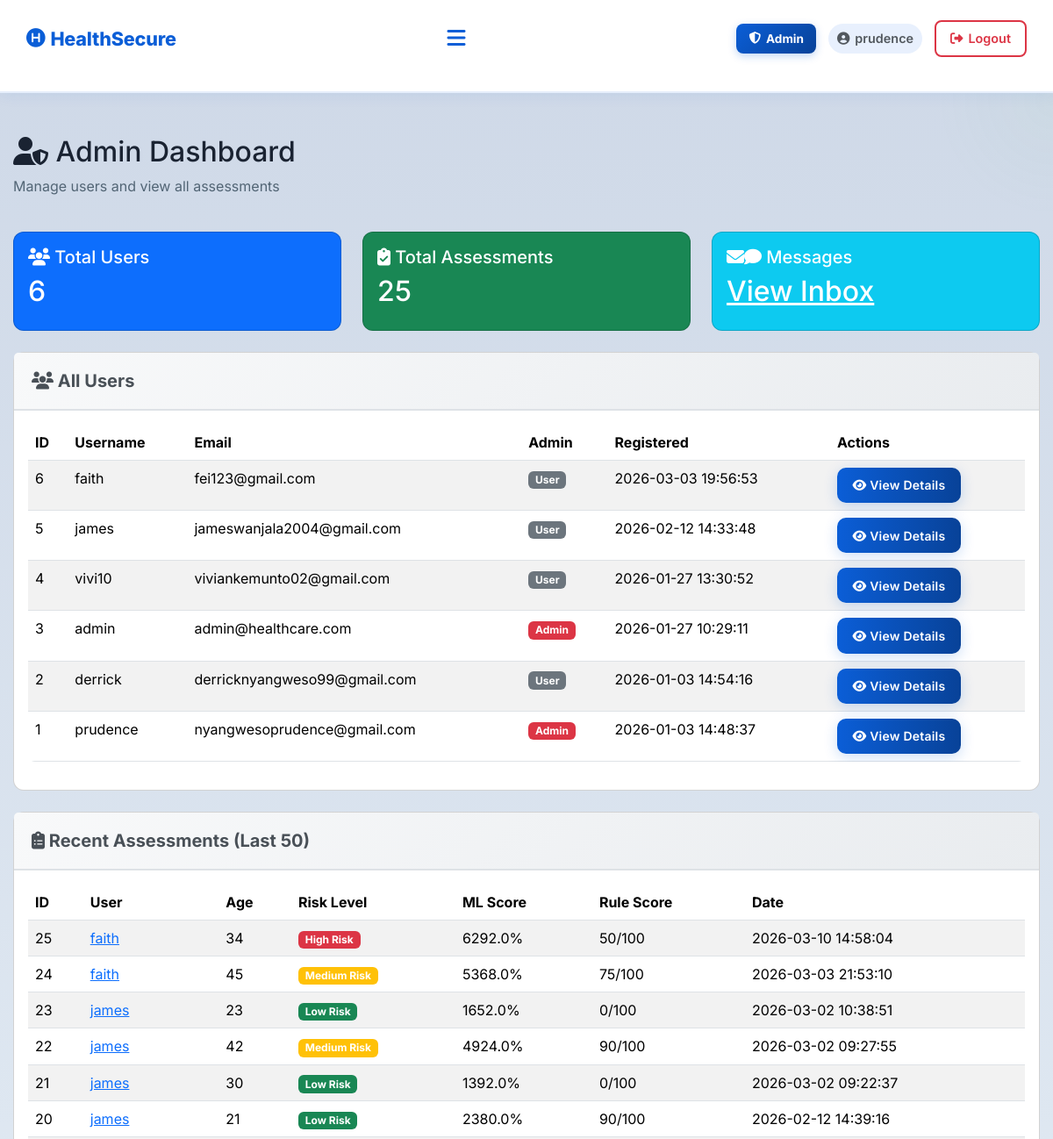
Page /admin (signed in, upper part) on the earlier database version.
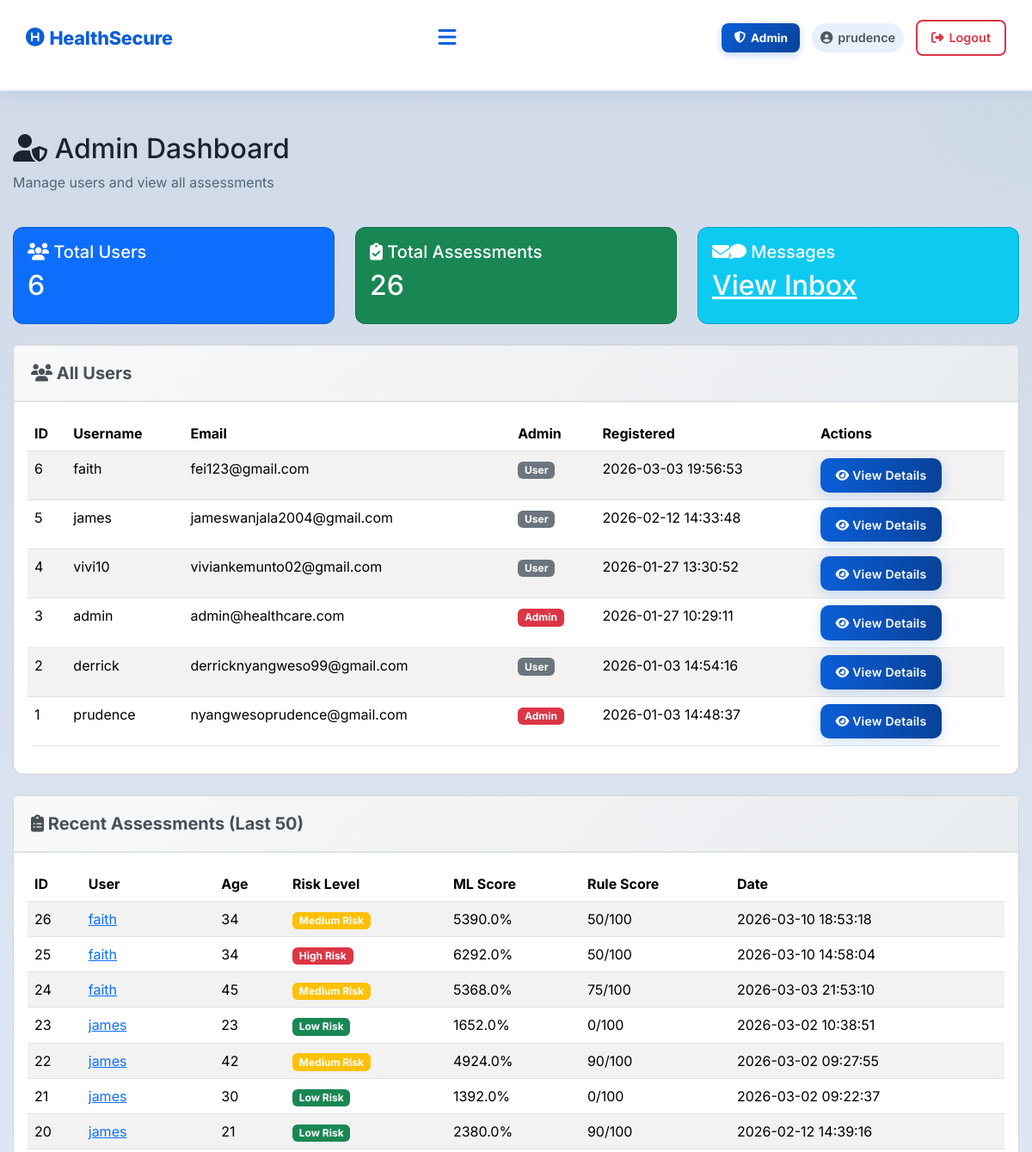
Same page on the later database version.
### tables this page shows
CREATE TABLE users (
            id INTEGER PRIMARY KEY AUTOINCREMENT,
            username TEXT UNIQUE NOT NULL,
            email TEXT UNIQUE NOT NULL,
            password TEXT NOT NULL,
            created_at TIMESTAMP DEFAULT CURRENT_TIMESTAMP
        , is_admin INTEGER DEFAULT 0);

CREATE TABLE assessments (
            id INTEGER PRIMARY KEY AUTOINCREMENT,
            user_id INTEGER NOT NULL,
            age INTEGER,
            gender TEXT,
            marital_status TEXT,
            employment_status TEXT,
            income REAL,
            children INTEGER,
            education_level TEXT,
            residence_type TEXT,
            chronic_illness TEXT,
            family_size INTEGER,
            healthcare_knowledge TEXT,
            hospital_visit_gap REAL,
            routine_checkups INTEGER,
            cancer_screening INTEGER,
            dental_checkup INTEGER,
            mental_health_support INTEGER,
            risk_level TEXT,
            probability REAL,
            created_at TIMESTAMP DEFAULT CURRENT_TIMESTAMP, rule_based_score INTEGER DEFAULT 0, rule_based_category TEXT DEFAULT "Unknown",
            FOREIGN KEY (user_id) REFERENCES users (id)
        );

### app.py (the view)
@app.route('/admin')
@admin_required
def admin_dashboard():
    conn = get_db_connection()
    users = conn.execute('SELECT * FROM users ORDER BY created_at DESC').fetchall()
    total_assessments = conn.execute('SELECT COUNT(*) as count FROM assessments').fetchone()['count']
    recent_assessments = conn.execute('''
        SELECT a.*, u.username, u.email
        FROM assessments a
        JOIN users u ON a.user_id = u.id
        ORDER BY a.created_at DESC
        LIMIT 50
    ''').fetchall()
    conn.close()
    return render_template('admin_dashboard.html',
                          username=session.get('username'),
                          users=users,
                          total_assessments=total_assessments,
                          recent_assessments=recent_assessments)

### app.py (called while the page is built)
def get_db_connection():
    conn = sqlite3.connect(DATABASE)
    conn.row_factory = sqlite3.Row
    return conn

def is_admin():
    return bool(session.get('logged_in')) and session.get('is_admin', 0) == 1

def admin_required(f):
    from functools import wraps
    @wraps(f)
    def decorated_function(*args, **kwargs):
        if not session.get('logged_in'):
            flash('Please log in to access this page.', 'warning')
            return redirect(url_for('login'))
        if not is_admin():
            flash('Access denied. Admin privileges required.', 'danger')
            return redirect(url_for('index'))
        return f(*args, **kwargs)
    return decorated_function

### templates/admin_dashboard.html (shortened to what the changed rows need)
{% extends 'base.html' %}
{% block extra_css %}
<link rel="stylesheet" href="{{ url_for('static', filename='css/admin.css') }}">
{% endblock %}
{% block content %}
<div class="container mt-5">
    <div class="row mb-4">
        <div class="col-12">
            <h2><i class="fas fa-user-shield"></i> Admin Dashboard</h2>
        </div>
    </div>
    <div class="row mb-4">
        <div class="col-md-4">
            <div class="card bg-primary text-white">
                <div class="card-body">
                    <h2>{{ users|length }}</h2>
                </div>
            </div>
        </div>
        <div class="col-md-4">
            <div class="card bg-success text-white">
                <div class="card-body">
                    <h5 class="card-title"><i class="fas fa-clipboard-check"></i> Total Assessments</h5>
                    <h2>{{ total_assessments }}</h2>
                </div>
            </div>
        </div>
        <div class="col-md-4">
            <div class="card bg-info text-white">
                <div class="card-body">
                    <h2><a href="{{ url_for('contact') }}" class="text-white">View Inbox</a></h2>
                </div>
            </div>
        </div>
    </div>
    <div class="card mb-4">
        <div class="card-body">
            <div class="table-responsive">
                <table class="table table-striped table-hover">
                    <thead>
                        <tr>
                            <th>ID</th>
                            <th>Username</th>
                            <th>Email</th>
                            <th>Admin</th>
                            <th>Registered</th>
                            <th>Actions</th>
                        </tr>
                    </thead>
                    <tbody>
                        {% for user in users %}
                        <tr>
                            <td>{{ user.id }}</td>
                            <td>{{ user.username }}</td>
                            <td>{{ user.email }}</td>
                            <td>
                                {% if user.is_admin == 1 %}
                                <span class="badge bg-danger">Admin</span>
                                {% else %}
                                <span class="badge bg-secondary">User</span>
                                {% endif %}
                            </td>
                            <td>{{ user.created_at }}</td>
                            <td>
                                <a href="{{ url_for('admin_view_user', user_id=user.id) }}" class="btn btn-sm btn-primary">
                                    <i class="fas fa-eye"></i> View Details
                                </a>
                            </td>
                        </tr>
                        {% endfor %}
                    </tbody>
                </table>
            </div>
        </div>
    </div>
    <div class="card">
        <div class="card-body">
            <div class="table-responsive">
                <table class="table table-striped table-hover">
                    <thead>
                        <tr>
                            <th>ID</th>
                            <th>User</th>
                            <th>Age</th>
                            <th>Risk Level</th>
                            <th>ML Score</th>
                            <th>Rule Score</th>
                            <th>Date</th>
                        </tr>
                    </thead>
                    <tbody>
                        {% for assessment in recent_assessments %}
                        <tr>
                            <td>{{ assessment.id }}</td>
                            <td>
                                <a href="{{ url_for('admin_view_user', user_id=assessment.user_id) }}">
                                    {{ assessment.username }}
                                </a>
                            </td>
                            <td>{{ assessment.age }}</td>
                            <td>
                                {% if assessment.risk_level == 'High Risk' %}
                                <span class="badge bg-danger">{{ assessment.risk_level }}</span>
                                {% elif assessment.risk_level == 'Medium Risk' %}
                                <span class="badge bg-warning">{{ assessment.risk_level }}</span>
                                {% else %}
                                <span class="badge bg-success">{{ assessment.risk_level }}</span>
                                {% endif %}
                            </td>
                            <td>{{ (assessment.probability * 100)|round(1) }}%</td>
                            <td>{{ assessment.rule_based_score }}/100</td>
                            <td>{{ assessment.created_at }}</td>
                        </tr>
                        {% endfor %}
                    </tbody>
                </table>
            </div>
        </div>
    </div>
</div>
{% endblock %}

### templates/base.html (shortened to what this page needs)
<!DOCTYPE html>
<html lang="en">
<head>
    <link rel="stylesheet" href="https://cdn.jsdelivr.net/npm/bootstrap@5.3.2/dist/css/bootstrap.min.css">
    <link rel="stylesheet" href="https://cdnjs.cloudflare.com/ajax/libs/font-awesome/6.4.0/css/all.min.css">
    <link rel="stylesheet" href="{{ url_for('static', filename='css/base.css') }}">
    <link rel="stylesheet" href="{{ url_for('static', filename='css/style.css') }}">
    {% block extra_css %}{% endblock %}
</head>
<body>
<nav class="navbar" role="navigation" aria-label="Main navigation">
    <a href="{{ url_for('index') }}" class="logo" aria-label="HealthSecure Home">
        <i class="fa-solid fa-circle-h" aria-hidden="true"></i> HealthSecure
    </a>
    <button class="hamburger-menu" id="hamburgerBtn" aria-label="Toggle navigation" aria-expanded="false" aria-controls="navLinks">
        <i class="fa-solid fa-bars" aria-hidden="true"></i>
    </button>
    <div class="nav-right">
        {% if session.logged_in %}
            {% if session.is_admin == 1 %}
                <a href="{{ url_for('admin_dashboard') }}" class="nav-admin-link">
                    <i class="fa-solid fa-shield-halved" aria-hidden="true"></i> Admin
                </a>
            {% endif %}
            <span class="nav-username">
                <i class="fa-solid fa-circle-user" aria-hidden="true"></i> {{ session.username }}
            </span>
            <a href="{{ url_for('logout') }}" class="nav-auth-link nav-logout-link">
                <i class="fas fa-sign-out-alt" aria-hidden="true"></i> Logout
            </a>
        {% endif %}
    </div>
</nav>
<main id="main-content">
    {% block content %}{% endblock %}
</main>
</body>
</html>

Differences in the rows shown:
added assessments: id "26", username "faith", age "34", risk_level "Medium Risk", (assessment.probability*100)|round(1) "5390.0", rule_based_score "50", created_at "2026-03-10 18:53:18"
Other differences:
{{ total_assessments }}: "25" → "26"
